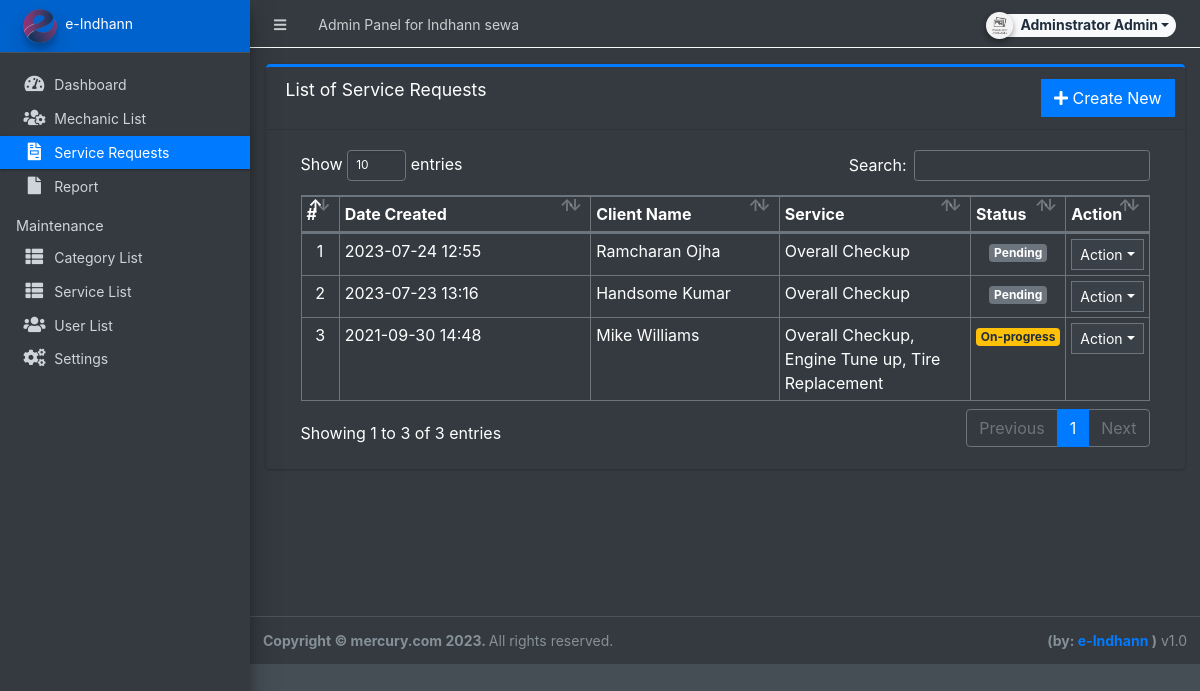
The page /admin/?page=service_requests (signed in) on the database its author committed.
### tables this page shows
CREATE TABLE `service_requests` (
  `id` int(30) NOT NULL,
  `owner_name` text NOT NULL,
  `category_id` int(30) NOT NULL,
  `service_type` text NOT NULL,
  `mechanic_id` int(30) DEFAULT NULL,
  `status` tinyint(1) NOT NULL DEFAULT 0,
  `date_created` datetime NOT NULL DEFAULT current_timestamp()
);

CREATE TABLE `service_list` (
  `id` int(30) NOT NULL,
  `service` text NOT NULL,
  `description` text NOT NULL,
  `status` tinyint(4) NOT NULL DEFAULT 1,
  `date_created` datetime NOT NULL DEFAULT current_timestamp()
);

### admin/service_requests/index.php (the view, shortened to what this page needs)
<div class="card card-outline card-primary">
	<div class="card-header">
		<h3 class="card-title">List of Service Requests</h3>
		<div class="card-tools">
			<a href="javascript:void(0)" id="create_new" class="btn btn-flat btn-primary"><span class="fas fa-plus"></span>  Create New</a>
		</div>
	</div>
	<div class="card-body">
		<div class="container-fluid">
        <div class="container-fluid">
			<table class="table table-bordered table-stripped">
				<colgroup>
					<col width="5%">
					<col width="35%">
					<col width="25%">
					<col width="25%">
					<col width="10%">
				</colgroup>
				<thead>
					<tr>
						<th>#</th>
						<th>Date Created</th>
						<th>Client Name</th>
						<th>Service</th>
						<th>Status</th>
						<th>Action</th>
					</tr>
				</thead>
				<tbody>
					<?php
						$i = 1;
						$qry = $conn->query("SELECT * from service_requests order by unix_timestamp(date_created) desc");
						while($row = $qry->fetch_assoc()):
							$sids = $conn->query("SELECT meta_value FROM request_meta where request_id = '{$row['id']}' and meta_field = 'service_id'")->fetch_assoc()['meta_value'];
							$services  = $conn->query("SELECT * FROM service_list where id in ({$sids}) ");
					?>
						<tr>
							<td class="text-center"><?php echo $i++; ?></td>
							<td><?php echo date("Y-m-d H:i",strtotime($row['date_created'])) ?></td>
							<td><?php echo ucwords($row['owner_name']) ?></td>
							<td>
								<p class="m-0 truncate-3">
								<?php
									$s = 0;
									while($srow = $services->fetch_assoc()){
										$s++;
										if($s != 1) echo ", ";
										echo $srow['service'];
									}
								?>
								</p>
							</td>
							<td class="text-center">
								<?php if($row['status'] == 1): ?>
									<span class="badge badge-primary">Confirmed</span>
								<?php elseif($row['status'] == 2): ?>
									<span class="badge badge-warning">On-progress</span>
								<?php elseif($row['status'] == 3): ?>
									<span class="badge badge-success">Done</span>
								<?php elseif($row['status'] == 4): ?>
									<span class="badge badge-danger">Cancelled</span>
								<?php else: ?>
									<span class="badge badge-secondary">Pending</span>
								<?php endif; ?>
							</td>
							<td align="center">
								 <button type="button" class="btn btn-flat btn-default btn-sm dropdown-toggle dropdown-icon" data-toggle="dropdown">
				                  		Action
				                  </button>
							</td>
						</tr>
					<?php endwhile; ?>
				</tbody>
			</table>
		</div>
		</div>
	</div>
</div>

### rows shown on the page
service_requests: date_created "2023-07-24 12:55", owner_name "Ramcharan Ojha", status "Pending"
service_list: service "Overall Checkup"
service_requests: date_created "2023-07-23 13:16", owner_name "Handsome Kumar", status "Pending"
service_requests: date_created "2021-09-30 14:48", owner_name "Mike Williams", status "On-progress"
service_list: service "Engine Tune up"
service_list: service "Tire Replacement"

### other values the page prints
$_settings->userdata('firstname').' '.$_settings->userdata('lastname') "Adminstrator Admin"
